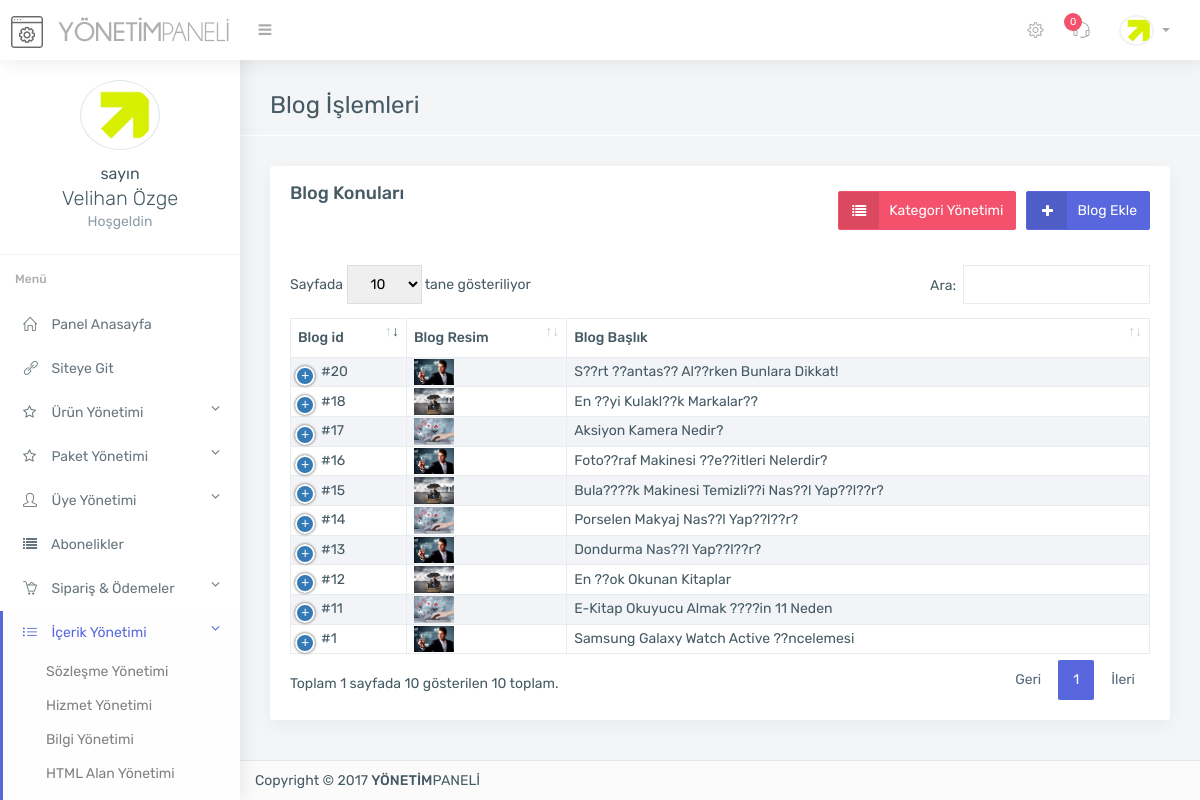
The page /admin/blog.php (signed in) on the database its author committed.
### tables this page shows
CREATE TABLE `kullanici` (
  `kullanici_id` int(11) NOT NULL,
  `kullanici_adi` varchar(250) NOT NULL,
  `kullanici_pass` varchar(250) NOT NULL,
  `kullanici_adsoyad` varchar(500) NOT NULL,
  `kullanici_resim` varchar(500) NOT NULL
);

CREATE TABLE `blog` (
  `blog_id` int(11) NOT NULL,
  `blog_resim` varchar(255) NOT NULL,
  `blog_tarih` timestamp NOT NULL DEFAULT CURRENT_TIMESTAMP,
  `blog_baslik` varchar(255) NOT NULL,
  `blog_kategori` int(11) NOT NULL,
  `blog_detay` longtext NOT NULL,
  `blog_title` varchar(255) NOT NULL,
  `blog_descr` varchar(255) NOT NULL,
  `blog_keyword` varchar(255) NOT NULL
);

### admin/blog.php (the view, shortened to what this page needs)
<?php
include 'header.php';
include 'topbar.php';
include 'sidebar.php';
include 'controller/seo.php';
?>
<section class="main-content container">
	<div class="page-header">
		<h2>Blog İşlemleri</h2>
	</div>
	<div class="row">
		<div class="col-md-12">
			<div class="card">
				<div class="card-heading card-default">
					<div class="pull-right mt-10">
						<a href="blog-ekle.php" class="btn btn-primary btn-icon"><i class="fa fa-plus"></i> Blog Ekle</a>
					</div>
					<div class="pull-right mt-10" style="margin-right: 10px;">
						<a href="blog-kategoriler.php" class="btn btn-danger btn-icon"><i class="fa fa-list"></i>Kategori Yönetimi</a>
					</div>
					Blog Konuları
				</div>
				<div class="card-block">
					<table id="datatable1" class="table table-striped dt-responsive nowrap table-hover">
						<thead>
							<tr>
								<th class="text-left">
									<strong>Blog id</strong>
								</th>
								<th class="text-left">
									<strong>Blog Resim</strong>
								</th>
								<th class="text-left">
									<strong>Blog Başlık</strong>
								</th>
							</tr>
						</thead>
						<tbody>
							<?php
							$blogsor=$db->prepare("SELECT * from blog order by blog_id DESC");
							$blogsor->execute(array(0));
							while ($blogcek=$blogsor->fetch(PDO::FETCH_ASSOC)) {
								?>
								<tr>
									<td>#<?php echo $blogcek['blog_id']; ?></td>
									<td><img style="max-height: 40px;max-width: 40px;" src="<?php echo $blogcek['blog_resim']; ?>"></td>
									<td><?php echo $blogcek['blog_baslik']; ?></td>
								</tr>
							<?php } ?>
						</tbody>
					</table>
				</div>
			</div>
		</div>
	</div>
	<?php include 'footer.php'; ?>

### admin/topbar.php (shortened to what this page needs)
<?php
$yenisay=$db->prepare("SELECT * from destek where destek_adminoku='0'");
$yenisay->execute(array());
$yeni=$yenisay->RowCount();
?>
<div class="top-bar light-top-bar">
	<div class="container-fluid">
		<div class="row">
			<div class="col">
				<a class="admin-logo" href="index.php">
					<h1>
						<img alt="" src="assets/img/genel/logo.png" class="logo-icon margin-r-10">
						<img alt="" src="assets/img/genel/logo-text.png" class="toggle-none hidden-xs">
					</h1>
				</a>
				<div class="left-nav-collapsed" >
					<a  href="#" class="nav-collapsed"><i class="fa fa-bars"></i></a>
				</div>
			</div>
			<div class="col">
				<ul class="list-inline top-right-nav">
					<li class="dropdown icon-dropdown d-none-m">
						<a href="genel-ayarlar.php"><i class="icon-settings"></i></a>
					</li>
					<li class="dropdown icon-dropdown">
						<a href="destek.php"><i class="icon-earphones-alt"></i> <span class="badge badge-danger"><?php echo $yeni; ?></span></a>
					</li>
					<li class="dropdown avtar-dropdown">
						<a class="dropdown-toggle" data-toggle="dropdown" href="#">
							<img alt="" class="rounded-circle" src="<?php echo $userprint['kullanici_resim']; ?>" width="30">
						</a>
					</li>
				</ul>
			</div>
		</div>
	</div>
</div>

### admin/sidebar.php (shortened to what this page needs)
<?php
$link = $_SERVER['REQUEST_URI'];
?>
<div class="main-sidebar-nav default-navigation">
    <div class="nano">
        <div class="nano-content sidebar-nav">
            <ul class="metisMenu nav flex-column" id="menu">
                <div class="card-block border-bottom text-center nav-profile">
                    <img alt="profile" class="rounded-circle margin-b-10 circle-border " src="<?php echo $userprint['kullanici_resim']; ?>" width="80">
                    <p class="lead margin-b-0 toggle-none"><small>sayın<br> </small><?php echo $userprint['kullanici_adsoyad'] ?></p>
                    <p class="text-muted mv-0 toggle-none">Hoşgeldin</p>
                </div>
                <li class="nav-heading">
                    <b>Menü</b>
                </li>
                <li class="nav-item <?php if (strstr($link, "index.php")) { echo "active";} ?>"><a class="nav-link" href="index.php"><i class="icon-home"></i> <span class="toggle-none">Panel Anasayfa</span> </a></li>
                <li class="nav-item"><a class="nav-link" target="_blank" href="<?php echo $settingsprint['ayar_siteurl']; ?>"><i class="icon-link"></i> <span class="toggle-none">Siteye Git</span> </a></li>
                <li class="nav-item <?php if (strstr($link, "urun")) { echo "active";} ?> <?php if (strstr($link, "eklenti")) { echo "active";} ?>">
                    <a class="nav-link" href="javascript: void(0);" aria-expanded="true"><i class="fa fa-star-o"></i> <span class="toggle-none">Ürün Yönetimi<span style="float: right;" class="fa fa-angle-down"></span></span></a>
                </li>
                <li class="nav-item <?php if (strstr($link, "paket")) { echo "active";} ?>">
                    <a class="nav-link" href="javascript: void(0);" aria-expanded="true"><i class="fa fa-star-o"></i> <span class="toggle-none">Paket Yönetimi<span style="float: right;" class="fa fa-angle-down"></span></span></a>
                </li>
                <li class="nav-item <?php if (strstr($link, "uye")) { echo "active";} ?>">
                    <a class="nav-link" href="javascript: void(0);" aria-expanded="true"><i class="icon-user"></i> <span class="toggle-none">Üye Yönetimi<span style="float: right;" class="fa fa-angle-down"></span></span></a>
                </li>
                <li class="nav-item <?php if (strstr($link, "abone")) { echo "active";} ?>">
                    <a class="nav-link" href="abonelikler.php"><i class="fa fa-list"></i> <span class="toggle-none">Abonelikler</span></a>
                </li>
                <li class="nav-item <?php if (strstr($link, "sanal-pos")) { echo "active";} ?><?php if (strstr($link, "hesap")) { echo "active";} ?><?php if (strstr($link, "siparis")) { echo "active";} ?><?php if (strstr($link, "odeme-yontemleri")) { echo "active";} ?>">
                    <a class="nav-link" href="javascript: void(0);" aria-expanded="true"><i class="icon-basket-loaded"></i> <span class="toggle-none">Sipariş & Ödemeler<span style="float: right;" class="fa fa-angle-down"></span></span></a>
                </li>
                <li class="nav-item <?php if (strstr($link, "sozlesme-yonetimi")) { echo "active";} ?><?php if (strstr($link, "slayt")) { echo "active";} ?><?php if (strstr($link, "referans")) { echo "active";} ?><?php if (strstr($link, "marka")) { echo "active";} ?><?php if (strstr($link, "yorum")) { echo "active";} ?><?php if (strstr($link, "bilgi")) { echo "active";} ?><?php if (strstr($link, "sosyal")) { echo "active";} ?><?php if (strstr($link, "proje")) { echo "active";} ?><?php if (strstr($link, "sss")) { echo "active";} ?><?php if (strstr($link, "sayfa")) { echo "active";} ?><?php if (strstr($link, "hizmet")) { echo "active";} ?><?php if (strstr($link, "html")) { echo "active";} ?><?php if (strstr($link, "blog")) { echo "active";} ?>">
                    <a class="nav-link" href="" aria-expanded="true"><i class="icon-list"></i> <span class="toggle-none">İçerik Yönetimi<span style="float: right;" class="fa fa-angle-down"></span></span></a>
                    <ul class="nav-second-level nav flex-column sub-menu" aria-expanded="true">
                        <li class="nav-item"><a class="nav-link" href="sozlesme-yonetimi.php">Sözleşme Yönetimi</a></li>
                        <li class="nav-item"><a class="nav-link" href="hizmetler.php">Hizmet Yönetimi</a></li>
                        <li class="nav-item"><a class="nav-link" href="bilgiler.php">Bilgi Yönetimi</a></li>
                        <li class="nav-item"><a class="nav-link" href="html-alan.php">HTML Alan Yönetimi</a></li>
                        <li class="nav-item"><a class="nav-link" href="referanslar.php">Referans Yönetimi</a></li>
                    </ul>
                </li>
            </ul>
        </div>
    </div>
</div>

### rows shown on the page
kullanici: kullanici_resim (picture), kullanici_adsoyad "Velihan Özge"
blog: blog_id "20", blog_resim (picture), blog_baslik "S??rt ??antas?? Al??rken Bunlara Dikkat!"
blog: blog_id "18", blog_resim (picture), blog_baslik "En ??yi Kulakl??k Markalar??"
blog: blog_id "17", blog_resim (picture), blog_baslik "Aksiyon Kamera Nedir?"
blog: blog_id "16", blog_resim (picture), blog_baslik "Foto??raf Makinesi ??e??itleri Nelerdir?"
blog: blog_id "15", blog_resim (picture), blog_baslik "Bula????k Makinesi Temizli??i Nas??l Yap??l??r?"
blog: blog_id "14", blog_resim (picture), blog_baslik "Porselen Makyaj Nas??l Yap??l??r?"
blog: blog_id "13", blog_resim (picture), blog_baslik "Dondurma Nas??l Yap??l??r?"
blog: blog_id "12", blog_resim (picture), blog_baslik "En ??ok Okunan Kitaplar"
blog: blog_id "11", blog_resim (picture), blog_baslik "E-Kitap Okuyucu Almak ????in 11 Neden"
blog: blog_id "1", blog_resim (picture), blog_baslik "Samsung Galaxy Watch Active ??ncelemesi"

### other values the page prints
$yeni "0"
